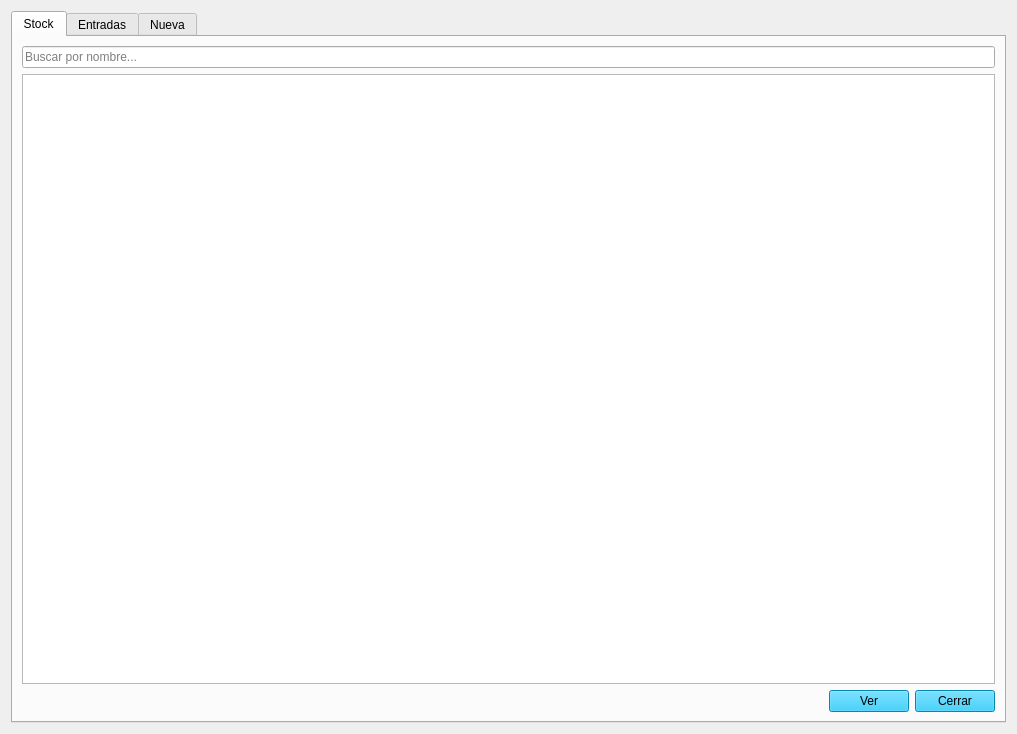
<?xml version="1.0" encoding="UTF-8"?>
<ui version="4.0">
 <class>Form</class>
 <widget class="QWidget" name="Form">
  <property name="windowModality">
   <enum>Qt::WindowModality::WindowModal</enum>
  </property>
  <property name="geometry">
   <rect>
    <x>0</x>
    <y>0</y>
    <width>1017</width>
    <height>734</height>
   </rect>
  </property>
  <property name="windowTitle">
   <string>Materias Primas</string>
  </property>
  <property name="styleSheet">
   <string notr="true">QPushButton{background-color: rgb(6, 191, 249);}
</string>
  </property>
  <layout class="QGridLayout" name="gridLayout_2">
   <item row="0" column="0">
    <widget class="QTabWidget" name="tabWidget">
     <property name="currentIndex">
      <number>0</number>
     </property>
     <widget class="QWidget" name="tab_detalle_mp">
      <attribute name="title">
       <string>Stock</string>
      </attribute>
      <layout class="QVBoxLayout" name="verticalLayout_2">
       <item>
        <layout class="QHBoxLayout" name="horizontalLayout_3">
         <item>
          <widget class="QLineEdit" name="le_buscar_mp">
           <property name="placeholderText">
            <string>Buscar por nombre...</string>
           </property>
           <property name="clearButtonEnabled">
            <bool>true</bool>
           </property>
          </widget>
         </item>
        </layout>
       </item>
       <item>
        <widget class="QTableView" name="tv_mat_primas"/>
       </item>
       <item>
        <layout class="QHBoxLayout" name="horizontalLayout_4">
         <item>
          <spacer name="horizontalSpacer_2">
           <property name="orientation">
            <enum>Qt::Orientation::Horizontal</enum>
           </property>
           <property name="sizeHint" stdset="0">
            <size>
             <width>40</width>
             <height>20</height>
            </size>
           </property>
          </spacer>
         </item>
         <item>
          <widget class="QPushButton" name="btn_ver_detalle_mp">
           <property name="text">
            <string>Ver</string>
           </property>
          </widget>
         </item>
         <item>
          <widget class="QPushButton" name="btn_cerrar_listado_mp">
           <property name="text">
            <string>Cerrar</string>
           </property>
          </widget>
         </item>
        </layout>
       </item>
      </layout>
     </widget>
     <widget class="QWidget" name="tab_entradas_mp">
      <attribute name="title">
       <string>Entradas</string>
      </attribute>
      <layout class="QVBoxLayout" name="verticalLayout">
       <item>
        <widget class="QLineEdit" name="le_buscar_mp_entrada">
         <property name="inputMask">
          <string/>
         </property>
         <property name="text">
          <string/>
         </property>
         <property name="placeholderText">
          <string>Buscar por nombre...</string>
         </property>
         <property name="clearButtonEnabled">
          <bool>false</bool>
         </property>
        </widget>
       </item>
       <item>
        <widget class="QTableView" name="tv_entradas_list"/>
       </item>
      </layout>
     </widget>
     <widget class="QWidget" name="tab_nuevo_mp">
      <attribute name="title">
       <string>Nueva</string>
      </attribute>
      <layout class="QVBoxLayout" name="verticalLayout_8">
       <item>
        <layout class="QVBoxLayout" name="verticalLayout_7">
         <item>
          <layout class="QHBoxLayout" name="horizontalLayout_10">
           <item>
            <layout class="QGridLayout" name="gridLayout">
             <item row="1" column="0">
              <widget class="QLabel" name="lbl_proveedor_nueva">
               <property name="text">
                <string>Proveedor</string>
               </property>
              </widget>
             </item>
             <item row="1" column="2">
              <widget class="QPushButton" name="btn_prov_new_nueva">
               <property name="text">
                <string>Nuevo</string>
               </property>
              </widget>
             </item>
             <item row="1" column="1">
              <widget class="QComboBox" name="cb_proveedor_nueva"/>
             </item>
             <item row="0" column="0">
              <widget class="QLabel" name="lbl_nombre_nueva">
               <property name="text">
                <string>Nombre</string>
               </property>
              </widget>
             </item>
             <item row="0" column="1">
              <widget class="QLineEdit" name="le_nombre_nueva">
               <property name="clearButtonEnabled">
                <bool>true</bool>
               </property>
              </widget>
             </item>
            </layout>
           </item>
          </layout>
         </item>
         <item>
          <spacer name="verticalSpacer">
           <property name="orientation">
            <enum>Qt::Orientation::Vertical</enum>
           </property>
           <property name="sizeType">
            <enum>QSizePolicy::Policy::Expanding</enum>
           </property>
           <property name="sizeHint" stdset="0">
            <size>
             <width>20</width>
             <height>20</height>
            </size>
           </property>
          </spacer>
         </item>
         <item>
          <layout class="QHBoxLayout" name="horizontalLayout_9">
           <item>
            <spacer name="horizontalSpacer">
             <property name="orientation">
              <enum>Qt::Orientation::Horizontal</enum>
             </property>
             <property name="sizeHint" stdset="0">
              <size>
               <width>40</width>
               <height>20</height>
              </size>
             </property>
            </spacer>
           </item>
           <item>
            <widget class="QPushButton" name="btn_cancelar_nueva_mp">
             <property name="text">
              <string>Cancelar</string>
             </property>
            </widget>
           </item>
           <item>
            <widget class="QPushButton" name="btn_guardar_nueva_mp">
             <property name="text">
              <string>Guardar</string>
             </property>
            </widget>
           </item>
          </layout>
         </item>
        </layout>
       </item>
      </layout>
     </widget>
    </widget>
   </item>
  </layout>
 </widget>
 <resources/>
 <connections/>
</ui>
